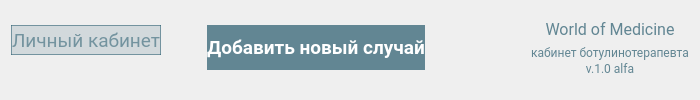
     <widget class="QFrame" name="top_panel">
      <layout class="QGridLayout" name="gridLayout_3">
       <property name="topMargin">
        <number>7</number>
       </property>
       <property name="verticalSpacing">
        <number>0</number>
       </property>
       <item row="0" column="3" rowspan="3">
        <spacer name="horizontalSpacer">
         <property name="orientation">
          <enum>Qt::Horizontal</enum>
         </property>
         <property name="sizeType">
          <enum>QSizePolicy::Fixed</enum>
         </property>
         <property name="sizeHint" stdset="0">
          <size>
           <width>100</width>
           <height>20</height>
          </size>
         </property>
        </spacer>
       </item>
       <item row="0" column="1" rowspan="3">
        <spacer name="horizontalSpacer_2">
         <property name="orientation">
          <enum>Qt::Horizontal</enum>
         </property>
         <property name="sizeType">
          <enum>QSizePolicy::Fixed</enum>
         </property>
         <property name="sizeHint" stdset="0">
          <size>
           <width>40</width>
           <height>20</height>
          </size>
         </property>
        </spacer>
       </item>
       <item row="1" column="0">
        <widget class="QPushButton" name="user_profile">
         <property name="enabled">
          <bool>false</bool>
         </property>
         <property name="minimumSize">
          <size>
           <width>0</width>
           <height>30</height>
          </size>
         </property>
         <property name="maximumSize">
          <size>
           <width>200</width>
           <height>16777215</height>
          </size>
         </property>
         <property name="font">
          <font>
           <family>Roboto</family>
           <pointsize>14</pointsize>
          </font>
         </property>
         <property name="styleSheet">
          <string notr="true">QPushButton {
background-color: rgba(50, 98, 115, 190);
font-size: 14pt;
color: White;
border: None;
}

QPushButton::hover {
background-color: rgba(50, 98, 115, 255);
border: 2px solid rgba(92, 158, 173, 255);
}

QPushButton::pressed {
background-color: rgba(92, 158, 173, 255);
border: 1px solid rgba(255, 255, 255, 255);
}

QPushButton::disabled {
background-color:  rgba(50, 98, 115, 40);
border: 1px solid rgba(50, 98, 115, 150);
color:  rgba(50, 98, 115, 150);
}</string>
         </property>
         <property name="text">
          <string>Личный кабинет</string>
         </property>
         <property name="icon">
          <iconset resource="../res_main.qrc">
           <normaloff>:/icon/icons/manage_accounts_white_36dp.svg</normaloff>:/icon/icons/manage_accounts_white_36dp.svg</iconset>
         </property>
         <property name="iconSize">
          <size>
           <width>32</width>
           <height>32</height>
          </size>
         </property>
        </widget>
       </item>
       <item row="0" column="0">
        <spacer name="verticalSpacer">
         <property name="orientation">
          <enum>Qt::Vertical</enum>
         </property>
         <property name="sizeType">
          <enum>QSizePolicy::Minimum</enum>
         </property>
         <property name="sizeHint" stdset="0">
          <size>
           <width>20</width>
           <height>18</height>
          </size>
         </property>
        </spacer>
       </item>
       <item row="2" column="0">
        <spacer name="verticalSpacer_2">
         <property name="orientation">
          <enum>Qt::Vertical</enum>
         </property>
         <property name="sizeType">
          <enum>QSizePolicy::Expanding</enum>
         </property>
         <property name="sizeHint" stdset="0">
          <size>
           <width>20</width>
           <height>15</height>
          </size>
         </property>
        </spacer>
       </item>
       <item row="0" column="2" rowspan="3">
        <widget class="QPushButton" name="add_new_patient">
         <property name="minimumSize">
          <size>
           <width>0</width>
           <height>45</height>
          </size>
         </property>
         <property name="palette">
          <palette>
           <active>
            <colorrole role="WindowText">
             <brush brushstyle="SolidPattern">
              <color alpha="255">
               <red>255</red>
               <green>255</green>
               <blue>255</blue>
              </color>
             </brush>
            </colorrole>
            <colorrole role="Button">
             <brush brushstyle="SolidPattern">
              <color alpha="190">
               <red>50</red>
               <green>98</green>
               <blue>115</blue>
              </color>
             </brush>
            </colorrole>
            <colorrole role="Light">
             <brush brushstyle="SolidPattern">
              <color alpha="255">
               <red>60</red>
               <green>145</green>
               <blue>255</blue>
              </color>
             </brush>
            </colorrole>
            <colorrole role="Midlight">
             <brush brushstyle="SolidPattern">
              <color alpha="255">
               <red>36</red>
               <green>119</green>
               <blue>227</blue>
              </color>
             </brush>
            </colorrole>
            <colorrole role="Dark">
             <brush brushstyle="SolidPattern">
              <color alpha="255">
               <red>6</red>
               <green>47</green>
               <blue>100</blue>
              </color>
             </brush>
            </colorrole>
            <colorrole role="Mid">
             <brush brushstyle="SolidPattern">
              <color alpha="255">
               <red>8</red>
               <green>62</green>
               <blue>133</blue>
              </color>
             </brush>
            </colorrole>
            <colorrole role="Text">
             <brush brushstyle="SolidPattern">
              <color alpha="255">
               <red>255</red>
               <green>255</green>
               <blue>255</blue>
              </color>
             </brush>
            </colorrole>
            <colorrole role="BrightText">
             <brush brushstyle="SolidPattern">
              <color alpha="255">
               <red>255</red>
               <green>255</green>
               <blue>255</blue>
              </color>
             </brush>
            </colorrole>
            <colorrole role="ButtonText">
             <brush brushstyle="SolidPattern">
              <color alpha="255">
               <red>255</red>
               <green>255</green>
               <blue>255</blue>
              </color>
             </brush>
            </colorrole>
            <colorrole role="Base">
             <brush brushstyle="SolidPattern">
              <color alpha="190">
               <red>50</red>
               <green>98</green>
               <blue>115</blue>
              </color>
             </brush>
            </colorrole>
            <colorrole role="Window">
             <brush brushstyle="SolidPattern">
              <color alpha="190">
               <red>50</red>
               <green>98</green>
               <blue>115</blue>
              </color>
             </brush>
            </colorrole>
            <colorrole role="Shadow">
             <brush brushstyle="SolidPattern">
              <color alpha="255">
               <red>0</red>
               <green>0</green>
               <blue>0</blue>
              </color>
             </brush>
            </colorrole>
            <colorrole role="AlternateBase">
             <brush brushstyle="SolidPattern">
              <color alpha="255">
               <red>133</red>
               <green>174</green>
               <blue>227</blue>
              </color>
             </brush>
            </colorrole>
            <colorrole role="ToolTipBase">
             <brush brushstyle="SolidPattern">
              <color alpha="255">
               <red>255</red>
               <green>255</green>
               <blue>220</blue>
              </color>
             </brush>
            </colorrole>
            <colorrole role="ToolTipText">
             <brush brushstyle="SolidPattern">
              <color alpha="255">
               <red>0</red>
               <green>0</green>
               <blue>0</blue>
              </color>
             </brush>
            </colorrole>
            <colorrole role="PlaceholderText">
             <brush brushstyle="SolidPattern">
              <color alpha="128">
               <red>255</red>
               <green>255</green>
               <blue>255</blue>
              </color>
             </brush>
            </colorrole>
           </active>
           <inactive>
            <colorrole role="WindowText">
             <brush brushstyle="SolidPattern">
              <color alpha="255">
               <red>255</red>
               <green>255</green>
               <blue>255</blue>
              </color>
             </brush>
            </colorrole>
            <colorrole role="Button">
             <brush brushstyle="SolidPattern">
              <color alpha="190">
               <red>50</red>
               <green>98</green>
               <blue>115</blue>
              </color>
             </brush>
            </colorrole>
            <colorrole role="Light">
             <brush brushstyle="SolidPattern">
              <color alpha="255">
               <red>60</red>
               <green>145</green>
               <blue>255</blue>
              </color>
             </brush>
            </colorrole>
            <colorrole role="Midlight">
             <brush brushstyle="SolidPattern">
              <color alpha="255">
               <red>36</red>
               <green>119</green>
               <blue>227</blue>
              </color>
             </brush>
            </colorrole>
            <colorrole role="Dark">
             <brush brushstyle="SolidPattern">
              <color alpha="255">
               <red>6</red>
               <green>47</green>
               <blue>100</blue>
              </color>
             </brush>
            </colorrole>
            <colorrole role="Mid">
             <brush brushstyle="SolidPattern">
              <color alpha="255">
               <red>8</red>
               <green>62</green>
               <blue>133</blue>
              </color>
             </brush>
            </colorrole>
            <colorrole role="Text">
             <brush brushstyle="SolidPattern">
              <color alpha="255">
               <red>255</red>
               <green>255</green>
               <blue>255</blue>
              </color>
             </brush>
            </colorrole>
            <colorrole role="BrightText">
             <brush brushstyle="SolidPattern">
              <color alpha="255">
               <red>255</red>
               <green>255</green>
               <blue>255</blue>
              </color>
             </brush>
            </colorrole>
            <colorrole role="ButtonText">
             <brush brushstyle="SolidPattern">
              <color alpha="255">
               <red>255</red>
               <green>255</green>
               <blue>255</blue>
              </color>
             </brush>
            </colorrole>
            <colorrole role="Base">
             <brush brushstyle="SolidPattern">
              <color alpha="190">
               <red>50</red>
               <green>98</green>
               <blue>115</blue>
              </color>
             </brush>
            </colorrole>
            <colorrole role="Window">
             <brush brushstyle="SolidPattern">
              <color alpha="190">
               <red>50</red>
               <green>98</green>
               <blue>115</blue>
              </color>
             </brush>
            </colorrole>
            <colorrole role="Shadow">
             <brush brushstyle="SolidPattern">
              <color alpha="255">
               <red>0</red>
               <green>0</green>
               <blue>0</blue>
              </color>
             </brush>
            </colorrole>
            <colorrole role="AlternateBase">
             <brush brushstyle="SolidPattern">
              <color alpha="255">
               <red>133</red>
               <green>174</green>
               <blue>227</blue>
              </color>
             </brush>
            </colorrole>
            <colorrole role="ToolTipBase">
             <brush brushstyle="SolidPattern">
              <color alpha="255">
               <red>255</red>
               <green>255</green>
               <blue>220</blue>
              </color>
             </brush>
            </colorrole>
            <colorrole role="ToolTipText">
             <brush brushstyle="SolidPattern">
              <color alpha="255">
               <red>0</red>
               <green>0</green>
               <blue>0</blue>
              </color>
             </brush>
            </colorrole>
            <colorrole role="PlaceholderText">
             <brush brushstyle="SolidPattern">
              <color alpha="128">
               <red>255</red>
               <green>255</green>
               <blue>255</blue>
              </color>
             </brush>
            </colorrole>
           </inactive>
           <disabled>
            <colorrole role="WindowText">
             <brush brushstyle="SolidPattern">
              <color alpha="255">
               <red>255</red>
               <green>255</green>
               <blue>255</blue>
              </color>
             </brush>
            </colorrole>
            <colorrole role="Button">
             <brush brushstyle="SolidPattern">
              <color alpha="255">
               <red>238</red>
               <green>238</green>
               <blue>238</blue>
              </color>
             </brush>
            </colorrole>
            <colorrole role="Light">
             <brush brushstyle="SolidPattern">
              <color alpha="255">
               <red>60</red>
               <green>145</green>
               <blue>255</blue>
              </color>
             </brush>
            </colorrole>
            <colorrole role="Midlight">
             <brush brushstyle="SolidPattern">
              <color alpha="255">
               <red>36</red>
               <green>119</green>
               <blue>227</blue>
              </color>
             </brush>
            </colorrole>
            <colorrole role="Dark">
             <brush brushstyle="SolidPattern">
              <color alpha="255">
               <red>6</red>
               <green>47</green>
               <blue>100</blue>
              </color>
             </brush>
            </colorrole>
            <colorrole role="Mid">
             <brush brushstyle="SolidPattern">
              <color alpha="255">
               <red>8</red>
               <green>62</green>
               <blue>133</blue>
              </color>
             </brush>
            </colorrole>
            <colorrole role="Text">
             <brush brushstyle="SolidPattern">
              <color alpha="255">
               <red>255</red>
               <green>255</green>
               <blue>255</blue>
              </color>
             </brush>
            </colorrole>
            <colorrole role="BrightText">
             <brush brushstyle="SolidPattern">
              <color alpha="255">
               <red>255</red>
               <green>255</green>
               <blue>255</blue>
              </color>
             </brush>
            </colorrole>
            <colorrole role="ButtonText">
             <brush brushstyle="SolidPattern">
              <color alpha="255">
               <red>255</red>
               <green>255</green>
               <blue>255</blue>
              </color>
             </brush>
            </colorrole>
            <colorrole role="Base">
             <brush brushstyle="SolidPattern">
              <color alpha="255">
               <red>238</red>
               <green>238</green>
               <blue>238</blue>
              </color>
             </brush>
            </colorrole>
            <colorrole role="Window">
             <brush brushstyle="SolidPattern">
              <color alpha="255">
               <red>238</red>
               <green>238</green>
               <blue>238</blue>
              </color>
             </brush>
            </colorrole>
            <colorrole role="Shadow">
             <brush brushstyle="SolidPattern">
              <color alpha="255">
               <red>0</red>
               <green>0</green>
               <blue>0</blue>
              </color>
             </brush>
            </colorrole>
            <colorrole role="AlternateBase">
             <brush brushstyle="SolidPattern">
              <color alpha="255">
               <red>12</red>
               <green>94</green>
               <blue>200</blue>
              </color>
             </brush>
            </colorrole>
            <colorrole role="ToolTipBase">
             <brush brushstyle="SolidPattern">
              <color alpha="255">
               <red>255</red>
               <green>255</green>
               <blue>220</blue>
              </color>
             </brush>
            </colorrole>
            <colorrole role="ToolTipText">
             <brush brushstyle="SolidPattern">
              <color alpha="255">
               <red>0</red>
               <green>0</green>
               <blue>0</blue>
              </color>
             </brush>
            </colorrole>
            <colorrole role="PlaceholderText">
             <brush brushstyle="SolidPattern">
              <color alpha="128">
               <red>255</red>
               <green>255</green>
               <blue>255</blue>
              </color>
             </brush>
            </colorrole>
           </disabled>
          </palette>
         </property>
         <property name="font">
          <font>
           <family>Roboto</family>
           <pointsize>14</pointsize>
           <bold>true</bold>
          </font>
         </property>
         <property name="styleSheet">
          <string notr="true">QPushButton {
background-color: rgba(50, 98, 115, 190);
font-size: 14pt;
color: White;
border: None;
}

QPushButton::hover {
background-color: rgba(50, 98, 115, 255);
border: 2px solid rgba(92, 158, 173, 255);
}

QPushButton::pressed {
background-color: rgba(92, 158, 173, 255);
border: 1px solid rgba(255, 255, 255, 255);
}

QPushButton::disabled {
background-color: #EEEEEE;
border: 1px solid rgba(50, 98, 115, 255);
}</string>
         </property>
         <property name="text">
          <string>Добавить новый случай</string>
         </property>
         <property name="icon">
          <iconset resource="../res_main.qrc">
           <normaloff>:/icon/icons/person_add_white_36dp.svg</normaloff>:/icon/icons/person_add_white_36dp.svg</iconset>
         </property>
         <property name="iconSize">
          <size>
           <width>32</width>
           <height>32</height>
          </size>
         </property>
        </widget>
       </item>
       <item row="0" column="4" rowspan="3">
        <widget class="QLabel" name="labelLogo">
         <property name="maximumSize">
          <size>
           <width>250</width>
           <height>16777215</height>
          </size>
         </property>
         <property name="palette">
          <palette>
           <active>
            <colorrole role="WindowText">
             <brush brushstyle="SolidPattern">
              <color alpha="190">
               <red>50</red>
               <green>98</green>
               <blue>115</blue>
              </color>
             </brush>
            </colorrole>
            <colorrole role="Button">
             <brush brushstyle="SolidPattern">
              <color alpha="255">
               <red>226</red>
               <green>212</green>
               <blue>193</blue>
              </color>
             </brush>
            </colorrole>
            <colorrole role="Light">
             <brush brushstyle="SolidPattern">
              <color alpha="255">
               <red>60</red>
               <green>145</green>
               <blue>255</blue>
              </color>
             </brush>
            </colorrole>
            <colorrole role="Midlight">
             <brush brushstyle="SolidPattern">
              <color alpha="255">
               <red>36</red>
               <green>119</green>
               <blue>227</blue>
              </color>
             </brush>
            </colorrole>
            <colorrole role="Dark">
             <brush brushstyle="SolidPattern">
              <color alpha="255">
               <red>6</red>
               <green>47</green>
               <blue>100</blue>
              </color>
             </brush>
            </colorrole>
            <colorrole role="Mid">
             <brush brushstyle="SolidPattern">
              <color alpha="255">
               <red>8</red>
               <green>62</green>
               <blue>133</blue>
              </color>
             </brush>
            </colorrole>
            <colorrole role="Text">
             <brush brushstyle="SolidPattern">
              <color alpha="190">
               <red>50</red>
               <green>98</green>
               <blue>115</blue>
              </color>
             </brush>
            </colorrole>
            <colorrole role="BrightText">
             <brush brushstyle="SolidPattern">
              <color alpha="255">
               <red>255</red>
               <green>255</green>
               <blue>255</blue>
              </color>
             </brush>
            </colorrole>
            <colorrole role="ButtonText">
             <brush brushstyle="SolidPattern">
              <color alpha="190">
               <red>50</red>
               <green>98</green>
               <blue>115</blue>
              </color>
             </brush>
            </colorrole>
            <colorrole role="Base">
             <brush brushstyle="SolidPattern">
              <color alpha="255">
               <red>226</red>
               <green>212</green>
               <blue>193</blue>
              </color>
             </brush>
            </colorrole>
            <colorrole role="Window">
             <brush brushstyle="SolidPattern">
              <color alpha="255">
               <red>226</red>
               <green>212</green>
               <blue>193</blue>
              </color>
             </brush>
            </colorrole>
            <colorrole role="Shadow">
             <brush brushstyle="SolidPattern">
              <color alpha="255">
               <red>0</red>
               <green>0</green>
               <blue>0</blue>
              </color>
             </brush>
            </colorrole>
            <colorrole role="AlternateBase">
             <brush brushstyle="SolidPattern">
              <color alpha="255">
               <red>133</red>
               <green>174</green>
               <blue>227</blue>
              </color>
             </brush>
            </colorrole>
            <colorrole role="ToolTipBase">
             <brush brushstyle="SolidPattern">
              <color alpha="255">
               <red>255</red>
               <green>255</green>
               <blue>220</blue>
              </color>
             </brush>
            </colorrole>
            <colorrole role="ToolTipText">
             <brush brushstyle="SolidPattern">
              <color alpha="255">
               <red>0</red>
               <green>0</green>
               <blue>0</blue>
              </color>
             </brush>
            </colorrole>
            <colorrole role="PlaceholderText">
             <brush brushstyle="SolidPattern">
              <color alpha="95">
               <red>50</red>
               <green>98</green>
               <blue>115</blue>
              </color>
             </brush>
            </colorrole>
           </active>
           <inactive>
            <colorrole role="WindowText">
             <brush brushstyle="SolidPattern">
              <color alpha="190">
               <red>50</red>
               <green>98</green>
               <blue>115</blue>
              </color>
             </brush>
            </colorrole>
            <colorrole role="Button">
             <brush brushstyle="SolidPattern">
              <color alpha="255">
               <red>226</red>
               <green>212</green>
               <blue>193</blue>
              </color>
             </brush>
            </colorrole>
            <colorrole role="Light">
             <brush brushstyle="SolidPattern">
              <color alpha="255">
               <red>60</red>
               <green>145</green>
               <blue>255</blue>
              </color>
             </brush>
            </colorrole>
            <colorrole role="Midlight">
             <brush brushstyle="SolidPattern">
              <color alpha="255">
               <red>36</red>
               <green>119</green>
               <blue>227</blue>
              </color>
             </brush>
            </colorrole>
            <colorrole role="Dark">
             <brush brushstyle="SolidPattern">
              <color alpha="255">
               <red>6</red>
               <green>47</green>
               <blue>100</blue>
              </color>
             </brush>
            </colorrole>
            <colorrole role="Mid">
             <brush brushstyle="SolidPattern">
              <color alpha="255">
               <red>8</red>
               <green>62</green>
               <blue>133</blue>
              </color>
             </brush>
            </colorrole>
            <colorrole role="Text">
             <brush brushstyle="SolidPattern">
              <color alpha="190">
               <red>50</red>
               <green>98</green>
               <blue>115</blue>
              </color>
             </brush>
            </colorrole>
            <colorrole role="BrightText">
             <brush brushstyle="SolidPattern">
              <color alpha="255">
               <red>255</red>
               <green>255</green>
               <blue>255</blue>
              </color>
             </brush>
            </colorrole>
            <colorrole role="ButtonText">
             <brush brushstyle="SolidPattern">
              <color alpha="190">
               <red>50</red>
               <green>98</green>
               <blue>115</blue>
              </color>
             </brush>
            </colorrole>
            <colorrole role="Base">
             <brush brushstyle="SolidPattern">
              <color alpha="255">
               <red>226</red>
               <green>212</green>
               <blue>193</blue>
              </color>
             </brush>
            </colorrole>
            <colorrole role="Window">
             <brush brushstyle="SolidPattern">
              <color alpha="255">
               <red>226</red>
               <green>212</green>
               <blue>193</blue>
              </color>
             </brush>
            </colorrole>
            <colorrole role="Shadow">
             <brush brushstyle="SolidPattern">
              <color alpha="255">
               <red>0</red>
               <green>0</green>
               <blue>0</blue>
              </color>
             </brush>
            </colorrole>
            <colorrole role="AlternateBase">
             <brush brushstyle="SolidPattern">
              <color alpha="255">
               <red>133</red>
               <green>174</green>
               <blue>227</blue>
              </color>
             </brush>
            </colorrole>
            <colorrole role="ToolTipBase">
             <brush brushstyle="SolidPattern">
              <color alpha="255">
               <red>255</red>
               <green>255</green>
               <blue>220</blue>
              </color>
             </brush>
            </colorrole>
            <colorrole role="ToolTipText">
             <brush brushstyle="SolidPattern">
              <color alpha="255">
               <red>0</red>
               <green>0</green>
               <blue>0</blue>
              </color>
             </brush>
            </colorrole>
            <colorrole role="PlaceholderText">
             <brush brushstyle="SolidPattern">
              <color alpha="95">
               <red>50</red>
               <green>98</green>
               <blue>115</blue>
              </color>
             </brush>
            </colorrole>
           </inactive>
           <disabled>
            <colorrole role="WindowText">
             <brush brushstyle="SolidPattern">
              <color alpha="190">
               <red>50</red>
               <green>98</green>
               <blue>115</blue>
              </color>
             </brush>
            </colorrole>
            <colorrole role="Button">
             <brush brushstyle="SolidPattern">
              <color alpha="255">
               <red>226</red>
               <green>212</green>
               <blue>193</blue>
              </color>
             </brush>
            </colorrole>
            <colorrole role="Light">
             <brush brushstyle="SolidPattern">
              <color alpha="255">
               <red>60</red>
               <green>145</green>
               <blue>255</blue>
              </color>
             </brush>
            </colorrole>
            <colorrole role="Midlight">
             <brush brushstyle="SolidPattern">
              <color alpha="255">
               <red>36</red>
               <green>119</green>
               <blue>227</blue>
              </color>
             </brush>
            </colorrole>
            <colorrole role="Dark">
             <brush brushstyle="SolidPattern">
              <color alpha="255">
               <red>6</red>
               <green>47</green>
               <blue>100</blue>
              </color>
             </brush>
            </colorrole>
            <colorrole role="Mid">
             <brush brushstyle="SolidPattern">
              <color alpha="255">
               <red>8</red>
               <green>62</green>
               <blue>133</blue>
              </color>
             </brush>
            </colorrole>
            <colorrole role="Text">
             <brush brushstyle="SolidPattern">
              <color alpha="190">
               <red>50</red>
               <green>98</green>
               <blue>115</blue>
              </color>
             </brush>
            </colorrole>
            <colorrole role="BrightText">
             <brush brushstyle="SolidPattern">
              <color alpha="255">
               <red>255</red>
               <green>255</green>
               <blue>255</blue>
              </color>
             </brush>
            </colorrole>
            <colorrole role="ButtonText">
             <brush brushstyle="SolidPattern">
              <color alpha="190">
               <red>50</red>
               <green>98</green>
               <blue>115</blue>
              </color>
             </brush>
            </colorrole>
            <colorrole role="Base">
             <brush brushstyle="SolidPattern">
              <color alpha="255">
               <red>226</red>
               <green>212</green>
               <blue>193</blue>
              </color>
             </brush>
            </colorrole>
            <colorrole role="Window">
             <brush brushstyle="SolidPattern">
              <color alpha="255">
               <red>226</red>
               <green>212</green>
               <blue>193</blue>
              </color>
             </brush>
            </colorrole>
            <colorrole role="Shadow">
             <brush brushstyle="SolidPattern">
              <color alpha="255">
               <red>0</red>
               <green>0</green>
               <blue>0</blue>
              </color>
             </brush>
            </colorrole>
            <colorrole role="AlternateBase">
             <brush brushstyle="SolidPattern">
              <color alpha="255">
               <red>12</red>
               <green>94</green>
               <blue>200</blue>
              </color>
             </brush>
            </colorrole>
            <colorrole role="ToolTipBase">
             <brush brushstyle="SolidPattern">
              <color alpha="255">
               <red>255</red>
               <green>255</green>
               <blue>220</blue>
              </color>
             </brush>
            </colorrole>
            <colorrole role="ToolTipText">
             <brush brushstyle="SolidPattern">
              <color alpha="255">
               <red>0</red>
               <green>0</green>
               <blue>0</blue>
              </color>
             </brush>
            </colorrole>
            <colorrole role="PlaceholderText">
             <brush brushstyle="SolidPattern">
              <color alpha="95">
               <red>50</red>
               <green>98</green>
               <blue>115</blue>
              </color>
             </brush>
            </colorrole>
           </disabled>
          </palette>
         </property>
         <property name="font">
          <font>
           <family>Roboto</family>
           <pointsize>9</pointsize>
           <bold>false</bold>
          </font>
         </property>
         <property name="styleSheet">
          <string notr="true">background-color: none;
color: rgba(50, 98, 115, 190);</string>
         </property>
         <property name="text">
          <string>&lt;html&gt;&lt;head/&gt;&lt;body&gt;&lt;p align=&quot;center&quot;&gt;&lt;span style=&quot; font-size:12pt;&quot;&gt;World of Medicine&lt;br/&gt;&lt;/span&gt;кабинет ботулинотерапевта&lt;span style=&quot; font-size:14pt;&quot;&gt;&lt;br/&gt;&lt;/span&gt;v.1.0 alfa&lt;/p&gt;&lt;/body&gt;&lt;/html&gt;</string>
         </property>
        </widget>
       </item>
      </layout>
     </widget>
